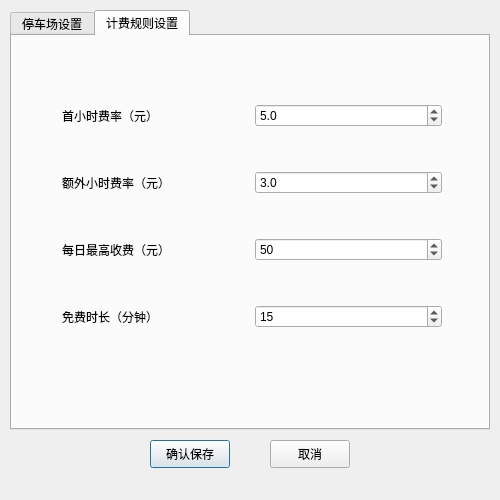
<?xml version="1.0" encoding="UTF-8"?>
<ui version="4.0">
 <class>SettingDialog</class>
 <widget class="QDialog" name="SettingDialog">
  <property name="geometry">
   <rect>
    <x>0</x>
    <y>0</y>
    <width>500</width>
    <height>500</height>
   </rect>
  </property>
  <property name="windowTitle">
   <string>停车场设置</string>
  </property>
  <property name="styleSheet">
   <string notr="true"/>
  </property>
  <widget class="QTabWidget" name="tabWidget">
   <property name="geometry">
    <rect>
     <x>10</x>
     <y>10</y>
     <width>480</width>
     <height>420</height>
    </rect>
   </property>
   <property name="currentIndex">
    <number>1</number>
   </property>
   <widget class="QWidget" name="tab_parking">
    <attribute name="title">
     <string>停车场设置</string>
    </attribute>
    <widget class="QWidget" name="verticalLayoutWidget">
     <property name="geometry">
      <rect>
       <x>50</x>
       <y>50</y>
       <width>350</width>
       <height>150</height>
      </rect>
     </property>
     <layout class="QVBoxLayout" name="verticalLayout">
      <item>
       <layout class="QHBoxLayout" name="horizontalLayout">
        <item>
         <widget class="QLabel" name="label">
          <property name="text">
           <string>行数</string>
          </property>
         </widget>
        </item>
        <item>
         <widget class="QSpinBox" name="row">
          <property name="minimum">
           <number>1</number>
          </property>
          <property name="maximum">
           <number>20</number>
          </property>
          <property name="value">
           <number>4</number>
          </property>
         </widget>
        </item>
       </layout>
      </item>
      <item>
       <layout class="QHBoxLayout" name="horizontalLayout_2">
        <item>
         <widget class="QLabel" name="label_2">
          <property name="text">
           <string>列数</string>
          </property>
         </widget>
        </item>
        <item>
         <widget class="QSpinBox" name="col">
          <property name="minimum">
           <number>1</number>
          </property>
          <property name="maximum">
           <number>20</number>
          </property>
          <property name="value">
           <number>4</number>
          </property>
         </widget>
        </item>
       </layout>
      </item>
     </layout>
    </widget>
   </widget>
   <widget class="QWidget" name="tab_fee">
    <attribute name="title">
     <string>计费规则设置</string>
    </attribute>
    <widget class="QWidget" name="verticalLayoutWidget_2">
     <property name="geometry">
      <rect>
       <x>50</x>
       <y>30</y>
       <width>380</width>
       <height>300</height>
      </rect>
     </property>
     <layout class="QVBoxLayout" name="verticalLayout_2">
      <item>
       <layout class="QHBoxLayout" name="horizontalLayout_3">
        <item>
         <widget class="QLabel" name="label_3">
          <property name="text">
           <string>首小时费率（元）</string>
          </property>
         </widget>
        </item>
        <item>
         <widget class="QDoubleSpinBox" name="firstHourRate">
          <property name="decimals">
           <number>1</number>
          </property>
          <property name="minimum">
           <double>0.000000000000000</double>
          </property>
          <property name="maximum">
           <double>100.000000000000000</double>
          </property>
          <property name="value">
           <double>5.000000000000000</double>
          </property>
         </widget>
        </item>
       </layout>
      </item>
      <item>
       <layout class="QHBoxLayout" name="horizontalLayout_4">
        <item>
         <widget class="QLabel" name="label_4">
          <property name="text">
           <string>额外小时费率（元）</string>
          </property>
         </widget>
        </item>
        <item>
         <widget class="QDoubleSpinBox" name="additionalHourRate">
          <property name="decimals">
           <number>1</number>
          </property>
          <property name="minimum">
           <double>0.000000000000000</double>
          </property>
          <property name="maximum">
           <double>100.000000000000000</double>
          </property>
          <property name="value">
           <double>3.000000000000000</double>
          </property>
         </widget>
        </item>
       </layout>
      </item>
      <item>
       <layout class="QHBoxLayout" name="horizontalLayout_5">
        <item>
         <widget class="QLabel" name="label_5">
          <property name="text">
           <string>每日最高收费（元）</string>
          </property>
         </widget>
        </item>
        <item>
         <widget class="QDoubleSpinBox" name="dailyMax">
          <property name="decimals">
           <number>0</number>
          </property>
          <property name="minimum">
           <double>0.000000000000000</double>
          </property>
          <property name="maximum">
           <double>500.000000000000000</double>
          </property>
          <property name="value">
           <double>50.000000000000000</double>
          </property>
         </widget>
        </item>
       </layout>
      </item>
      <item>
       <layout class="QHBoxLayout" name="horizontalLayout_6">
        <item>
         <widget class="QLabel" name="label_6">
          <property name="text">
           <string>免费时长（分钟）</string>
          </property>
         </widget>
        </item>
        <item>
         <widget class="QSpinBox" name="freeMinutes">
          <property name="minimum">
           <number>0</number>
          </property>
          <property name="maximum">
           <number>120</number>
          </property>
          <property name="value">
           <number>15</number>
          </property>
         </widget>
        </item>
       </layout>
      </item>
     </layout>
    </widget>
   </widget>
  </widget>
  <widget class="QPushButton" name="yes">
   <property name="geometry">
    <rect>
     <x>150</x>
     <y>440</y>
     <width>80</width>
     <height>28</height>
    </rect>
   </property>
   <property name="text">
    <string>确认保存</string>
   </property>
  </widget>
  <widget class="QPushButton" name="cancel">
   <property name="geometry">
    <rect>
     <x>270</x>
     <y>440</y>
     <width>80</width>
     <height>28</height>
    </rect>
   </property>
   <property name="text">
    <string>取消</string>
   </property>
  </widget>
 </widget>
 <resources/>
 <connections/>
</ui>
